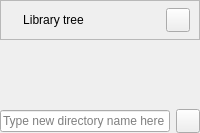
               <widget class="QWidget" name="page_2">
                <layout class="QVBoxLayout" name="verticalLayout_14">
                 <property name="leftMargin">
                  <number>0</number>
                 </property>
                 <property name="topMargin">
                  <number>0</number>
                 </property>
                 <property name="rightMargin">
                  <number>0</number>
                 </property>
                 <property name="bottomMargin">
                  <number>0</number>
                 </property>
                 <item>
                  <widget class="QFrame" name="tree_title_frame">
                   <property name="minimumSize">
                    <size>
                     <width>0</width>
                     <height>40</height>
                    </size>
                   </property>
                   <property name="maximumSize">
                    <size>
                     <width>16777215</width>
                     <height>40</height>
                    </size>
                   </property>
                   <property name="frameShape">
                    <enum>QFrame::StyledPanel</enum>
                   </property>
                   <property name="frameShadow">
                    <enum>QFrame::Raised</enum>
                   </property>
                   <layout class="QHBoxLayout" name="horizontalLayout_15">
                    <property name="topMargin">
                     <number>0</number>
                    </property>
                    <property name="bottomMargin">
                     <number>0</number>
                    </property>
                    <item>
                     <widget class="QLabel" name="lib_tree_label">
                      <property name="text">
                       <string>Library tree</string>
                      </property>
                      <property name="alignment">
                       <set>Qt::AlignCenter</set>
                      </property>
                     </widget>
                    </item>
                    <item alignment="Qt::AlignRight">
                     <widget class="QPushButton" name="callaps_btn_d">
                      <property name="minimumSize">
                       <size>
                        <width>24</width>
                        <height>24</height>
                       </size>
                      </property>
                      <property name="maximumSize">
                       <size>
                        <width>24</width>
                        <height>24</height>
                       </size>
                      </property>
                      <property name="text">
                       <string/>
                      </property>
                      <property name="icon">
                       <iconset resource="../resurses.qrc">
                        <normaloff>:/icons/icons/x-circle.svg</normaloff>:/icons/icons/x-circle.svg</iconset>
                      </property>
                      <property name="iconSize">
                       <size>
                        <width>24</width>
                        <height>24</height>
                       </size>
                      </property>
                     </widget>
                    </item>
                   </layout>
                  </widget>
                 </item>
                 <item>
                  <widget class="QWidget" name="tree_body" native="true">
                   <layout class="QVBoxLayout" name="VLayout">
                    <property name="leftMargin">
                     <number>4</number>
                    </property>
                    <property name="topMargin">
                     <number>9</number>
                    </property>
                    <property name="rightMargin">
                     <number>4</number>
                    </property>
                    <property name="bottomMargin">
                     <number>9</number>
                    </property>
                    <item>
                     <widget class="QWidget" name="tree_subcontaner" native="true">
                      <property name="styleSheet">
                       <string notr="true"/>
                      </property>
                      <layout class="QVBoxLayout" name="tree_body_VLayout">
                       <property name="leftMargin">
                        <number>40</number>
                       </property>
                       <property name="topMargin">
                        <number>30</number>
                       </property>
                       <property name="rightMargin">
                        <number>40</number>
                       </property>
                      </layout>
                     </widget>
                    </item>
                   </layout>
                  </widget>
                 </item>
                 <item>
                  <widget class="QWidget" name="add_dir_widget" native="true">
                   <property name="maximumSize">
                    <size>
                     <width>16777215</width>
                     <height>40</height>
                    </size>
                   </property>
                   <layout class="QHBoxLayout" name="horizontalLayout_13">
                    <property name="leftMargin">
                     <number>0</number>
                    </property>
                    <property name="topMargin">
                     <number>0</number>
                    </property>
                    <property name="rightMargin">
                     <number>0</number>
                    </property>
                    <property name="bottomMargin">
                     <number>0</number>
                    </property>
                    <item>
                     <widget class="QLineEdit" name="add_dir_line_edit">
                      <property name="minimumSize">
                       <size>
                        <width>0</width>
                        <height>22</height>
                       </size>
                      </property>
                      <property name="placeholderText">
                       <string>Type new directory name here</string>
                      </property>
                      <property name="clearButtonEnabled">
                       <bool>true</bool>
                      </property>
                     </widget>
                    </item>
                    <item>
                     <widget class="QPushButton" name="add_dir_button">
                      <property name="minimumSize">
                       <size>
                        <width>24</width>
                        <height>24</height>
                       </size>
                      </property>
                      <property name="maximumSize">
                       <size>
                        <width>24</width>
                        <height>24</height>
                       </size>
                      </property>
                      <property name="text">
                       <string/>
                      </property>
                      <property name="icon">
                       <iconset resource="../resurses.qrc">
                        <normaloff>:/icons/icons/folder-plus.svg</normaloff>:/icons/icons/folder-plus.svg</iconset>
                      </property>
                      <property name="iconSize">
                       <size>
                        <width>24</width>
                        <height>24</height>
                       </size>
                      </property>
                     </widget>
                    </item>
                   </layout>
                  </widget>
                 </item>
                </layout>
               </widget>
